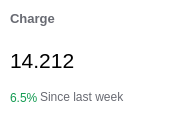
       <widget class="QWidget" name="chargeStatOffice" native="true">
        <property name="geometry">
         <rect>
          <x>220</x>
          <y>162</y>
          <width>181</width>
          <height>121</height>
         </rect>
        </property>
        <property name="styleSheet">
         <string notr="true">background-color:white;
border-radius:5px;</string>
        </property>
        <widget class="QLabel" name="charge_text">
         <property name="geometry">
          <rect>
           <x>10</x>
           <y>8</y>
           <width>81</width>
           <height>21</height>
          </rect>
         </property>
         <property name="font">
          <font>
           <pointsize>10</pointsize>
           <weight>75</weight>
           <bold>true</bold>
          </font>
         </property>
         <property name="styleSheet">
          <string notr="true">color:#686A72;</string>
         </property>
         <property name="text">
          <string>Charge</string>
         </property>
        </widget>
        <widget class="QLabel" name="Not_available_offices">
         <property name="geometry">
          <rect>
           <x>10</x>
           <y>40</y>
           <width>110</width>
           <height>41</height>
          </rect>
         </property>
         <property name="font">
          <font>
           <pointsize>16</pointsize>
          </font>
         </property>
         <property name="text">
          <string>14.212</string>
         </property>
        </widget>
        <widget class="QLabel" name="since_last_week2">
         <property name="geometry">
          <rect>
           <x>40</x>
           <y>89</y>
           <width>101</width>
           <height>16</height>
          </rect>
         </property>
         <property name="styleSheet">
          <string notr="true">color:#686A72;</string>
         </property>
         <property name="text">
          <string>Since last week</string>
         </property>
        </widget>
        <widget class="QLabel" name="earning_pourcetage_3">
         <property name="geometry">
          <rect>
           <x>10</x>
           <y>90</y>
           <width>49</width>
           <height>16</height>
          </rect>
         </property>
         <property name="styleSheet">
          <string notr="true">color:#129B51;
background:transparent;</string>
         </property>
         <property name="text">
          <string>6.5%</string>
         </property>
        </widget>
        <widget class="QLabel" name="charge_icon">
         <property name="geometry">
          <rect>
           <x>141</x>
           <y>8</y>
           <width>31</width>
           <height>31</height>
          </rect>
         </property>
         <property name="text">
          <string/>
         </property>
         <property name="pixmap">
          <pixmap resource="res.qrc">:/img/img/charge_icone.png</pixmap>
         </property>
        </widget>
        <zorder>Not_available_offices</zorder>
        <zorder>earning_pourcetage_3</zorder>
        <zorder>since_last_week2</zorder>
        <zorder>charge_text</zorder>
        <zorder>charge_icon</zorder>
       </widget>
